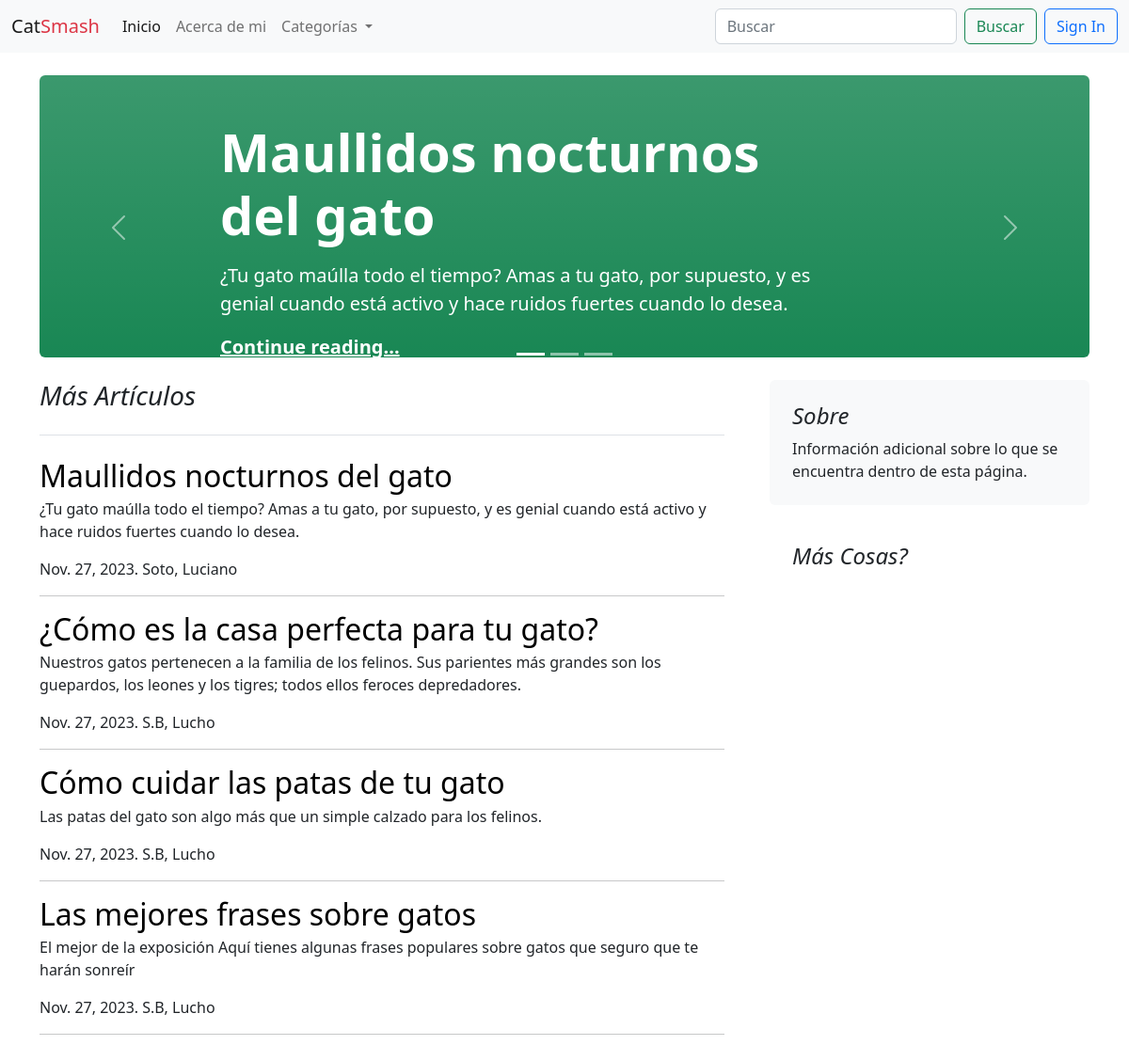
The page / on the database its author committed.
### blog/models.py (models this page shows, shortened)
class Articulo(models.Model):
    titulo = models.CharField(max_length=255)
    subtitulo = models.CharField(max_length=255)
    cuerpo = RichTextField()
    autor = models.ForeignKey(settings.AUTH_USER_MODEL, on_delete=models.PROTECT)
    fecha = models.DateTimeField(auto_now_add=True)
    imagen = models.ImageField(upload_to='imagenes/', blank=True, null=True)
    slug = models.SlugField(unique=True)
    overview = models.TextField()
    categories = models.ManyToManyField("Category")
    featured = models.BooleanField(default=False)
    pub_date = models.DateTimeField(default=timezone.now)
    def get_absolute_url(self):
        return reverse("blog:article", kwargs={"slug": self.slug})
    class Meta:
        ordering = ["-fecha"]

### perfiles/models.py (models this page shows)
class Perfil(AbstractUser):
    def __str__(self):
        return f'{self.last_name}, {self.first_name}'

### blog/views.py (the view)
# urls.py: path('',views.home_page),
def home_page(request):
    articulos = Articulo.objects.filter(
        pub_date__lte=timezone.now()
    )
    categories = Category.objects.all()
    featured = Articulo.objects.filter(featured=True).filter(
        pub_date__lte=timezone.now()
    )[:3]
    context = {
        'articulos': articulos,
        'categories': categories,
        'featured': featured
    }
    return render(request, 'blog/home_page.html', context=context)

### blog/templates/blog/home_page.html
{% extends 'base.html' %} {% block content %}
<div class="container-xxl bd-gutter mt-3 my-md-4 bd-layout">
  <main class="container">
    <div class="row g-5">
      <div class="col-md-12">{% include "blog/featured.html" %}</div>
    </div>
    <div class="row g-5">
      <div class="col-md-8">
        <h3 class="pb-4 mb-4 fst-italic border-bottom">Más Artículos</h3>
        {% for article in articulos %}
        <article class="blog-post">
          <h2 class="blog-post-title mb-1">
            <a
              href="{{ article.get_absolute_url }}"
              style="text-decoration: none"
              class="text-black"
            >
              {{ article.titulo }}
            </a>
          </h2>
          <p>{{ article.overview }}</p>
          <p class="blog-post-meta">
            {{ article.pub_date.date }}. {{article.autor}}
          </p>
          <hr />
        </article>
        {% endfor %}
      </div>
      <div class="col-md-4">
        <div class="position-sticky" style="top: 2rem">
          <div class="p-4 mb-3 bg-light rounded">
            <h4 class="fst-italic">Sobre</h4>
            <p class="mb-0">
              Información adicional sobre lo que se encuentra dentro de esta
              página.
            </p>
          </div>
          <div class="p-4">
            <h4 class="fst-italic">Más Cosas?</h4>
          </div>
        </div>
      </div>
    </div>
  </main>
</div>
{% endblock content %}

### blog/templates/base.html (shortened to what this page needs)
<!DOCTYPE html>
<html lang="en">
  <head>
    <link
      href="https://cdn.jsdelivr.net/npm/bootstrap@5.2.2/dist/css/bootstrap.min.css"
      rel="stylesheet"
    />
  </head>
  <body>
    {% include "navbar.html" %} {% block content %} {% endblock content %}
  </body>
</html>

### blog/templates/navbar.html (shortened to what this page needs)
<nav class="navbar navbar-expand-lg bg-light">
  <div class="container-fluid">
    <a class="navbar-brand" href="/"
      >Cat<span class="text-danger">Smash</span></a
    >
    <div class="collapse navbar-collapse" id="navbarSupportedContent">
      <ul class="navbar-nav me-auto mb-2 mb-lg-0">
        <li class="nav-item">
          <a class="nav-link active" aria-current="page" href="/">Inicio</a>
        </li>
        <li class="nav-item">
          <a class="nav-link" href="{% url 'blog:about_me' %}">Acerca de mi</a>
        </li>
        <li class="nav-item dropdown">
          <a
            class="nav-link dropdown-toggle"
            href="#"
            role="button"
            data-bs-toggle="dropdown"
            aria-expanded="false"
          >
            Categorías
          </a>
        </li>
      </ul>
      <form class="d-flex" role="search" action="" method="get">
        <input
          name="search"
          class="form-control me-2"
          type="search"
          placeholder="Buscar"
          aria-label="Search"
        />
        <button class="btn btn-outline-success" type="submit">Buscar</button>
      </form>
      {% if user.is_authenticated %}
      <a
        class="btn btn-outline-primary ms-2"
        href="{% url 'logout' %}"
        role="button"
        >Sign Out</a
      >
      {% else %}
      <a
        class="btn btn-outline-primary ms-2"
        href="{% url 'login' %}"
        role="button"
        >Sign In</a
      >
      {% endif %}
    </div>
  </div>
</nav>

### blog/templates/blog/featured.html (shortened to what this page needs)
<div id="carouselIndicators" class="carousel slide" data-bs-ride="true">
  <div class="carousel-indicators">
    <button
      type="button"
      data-bs-target="#carouselIndicators"
      data-bs-slide-to="0"
      class="active"
      aria-current="true"
      aria-label="Slide 1"
    ></button>
    <button
      type="button"
      data-bs-target="#carouselIndicators"
      data-bs-slide-to="1"
      aria-label="Slide 2"
    ></button>
    <button
      type="button"
      data-bs-target="#carouselIndicators"
      data-bs-slide-to="2"
      aria-label="Slide 3"
    ></button>
  </div>
  <div class="carousel-inner">
    {% for f in featured %}
    <div class="carousel-item {% if f == featured|first %}active{% endif %}">
      <div
        class="px-5 p-md-5 mb-4 rounded text-bg-success bg-gradient"
        style="height: 300px"
      >
        <div class="col-md-10 px-5 mx-5">
          <h1 class="display-4 fw-bold px-5">{{ f.titulo }}</h1>
          <p class="lead my-3 px-5">{{ f.overview }}</p>
          <p class="lead mb-0 px-5">
            <a href="{{ f.get_absolute_url }}" class="text-white fw-bold"
              >Continue reading...</a
            >
          </p>
        </div>
      </div>
    </div>
    {% endfor %}
  </div>
  <button
    class="carousel-control-prev"
    type="button"
    data-bs-target="#carouselIndicators"
    data-bs-slide="prev"
  >
    <span class="carousel-control-prev-icon" aria-hidden="true"></span>
  </button>
  <button
    class="carousel-control-next"
    type="button"
    data-bs-target="#carouselIndicators"
    data-bs-slide="next"
  >
    <span class="carousel-control-next-icon" aria-hidden="true"></span>
  </button>
</div>

### rows shown on the page
Articulo: titulo "Maullidos nocturnos del gato", overview "¿Tu gato maúlla todo el tiempo? Amas a tu gato, por supuesto, y es genial cuando está activo y hace ruidos fuertes cuando lo desea.", pub_date "Nov. 27, 2023", autor "Soto, Luciano"
Articulo: titulo "¿Cómo es la casa perfecta para tu gato?", overview "Nuestros gatos pertenecen a la familia de los felinos. Sus parientes más grandes son los guepardos, los leones y los tigres; todos ellos feroces depredadores.", pub_date "Nov. 27, 2023", autor "S.B, Lucho"
Articulo: titulo "Cómo cuidar las patas de tu gato", overview "Las patas del gato son algo más que un simple calzado para los felinos.", pub_date "Nov. 27, 2023", autor "S.B, Lucho"
Articulo: titulo "Las mejores frases sobre gatos", overview "El mejor de la exposición Aquí tienes algunas frases populares sobre gatos que seguro que te harán sonreír", pub_date "Nov. 27, 2023", autor "S.B, Lucho"
